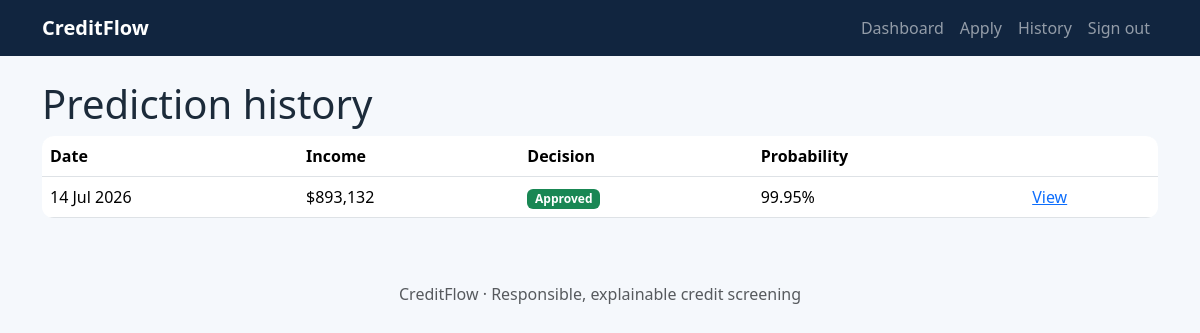
Screenshot of /history (signed in) with the database file from the repository.
### services/database.py (models this page shows)
class CreditApplication(db.Model):
    __tablename__ = "credit_applications"
    id = db.Column(db.Integer, primary_key=True)
    user_id = db.Column(db.Integer, db.ForeignKey("users.id"), nullable=False, index=True)
    submitted_at = db.Column(db.DateTime, default=datetime.utcnow, nullable=False)
    age = db.Column(db.Integer, nullable=False); gender = db.Column(db.String(30), nullable=False)
    annual_income = db.Column(db.Float, nullable=False); employment_type = db.Column(db.String(40), nullable=False)
    employment_duration = db.Column(db.Float, nullable=False); education = db.Column(db.String(40), nullable=False)
    marital_status = db.Column(db.String(40), nullable=False); existing_loan_amount = db.Column(db.Float, nullable=False)
    credit_inquiries = db.Column(db.Integer, nullable=False); credit_history = db.Column(db.Float, nullable=False)
    monthly_income = db.Column(db.Float, nullable=False); outstanding_debt = db.Column(db.Float, nullable=False)
    payment_history = db.Column(db.Float, nullable=False); housing_type = db.Column(db.String(40), nullable=False)
    occupation = db.Column(db.String(60), nullable=False)
    user = db.relationship("User", back_populates="applications")
    prediction = db.relationship("PredictionHistory", back_populates="application", uselist=False, cascade="all, delete-orphan")

class PredictionHistory(db.Model):
    __tablename__ = "prediction_history"
    id = db.Column(db.Integer, primary_key=True)
    application_id = db.Column(db.Integer, db.ForeignKey("credit_applications.id"), unique=True, nullable=False)
    decision = db.Column(db.String(20), nullable=False)
    probability = db.Column(db.Float, nullable=False)
    confidence = db.Column(db.Float, nullable=False)
    risk_level = db.Column(db.String(20), nullable=False)
    key_features = db.Column(db.Text, nullable=False)
    model_name = db.Column(db.String(100), nullable=False)
    created_at = db.Column(db.DateTime, default=datetime.utcnow, nullable=False)
    application = db.relationship("CreditApplication", back_populates="prediction")

### routes/application.py (the view)
@application_bp.route("/history")
@login_required
def history(): return render_template("history.html",apps=CreditApplication.query.filter_by(user_id=current_user.id).order_by(CreditApplication.submitted_at.desc()).all())

### app.py (called while the page is built)
def create_app(config_class=Config):
    app = Flask(__name__)
    app.config.from_object(config_class)
    app.config["SQLALCHEMY_DATABASE_URI"] = str(app.config["SQLALCHEMY_DATABASE_URI"])
    db.init_app(app)
    login_manager.init_app(app)
    from routes.auth import auth_bp
    from routes.main import main_bp
    from routes.application import application_bp
    from routes.admin import admin_bp
    app.register_blueprint(main_bp)
    app.register_blueprint(auth_bp)
    app.register_blueprint(application_bp)
    app.register_blueprint(admin_bp)
    @login_manager.user_loader
    def load_user(user_id):
        from services.database import User
        return db.session.get(User, int(user_id))
    with app.app_context():
        from services.database import seed_admin
        db.create_all()
        seed_admin()
    return app

### templates/history.html
{% extends 'base.html' %}{% block content %}<h1>Prediction history</h1>{% include 'table.html' %}{% endblock %}

### templates/table.html
<div class="table-responsive"><table class="table table-hover bg-white"><thead><tr><th>Date</th><th>Income</th><th>Decision</th><th>Probability</th><th></th></tr></thead><tbody>{% for a in apps %}<tr><td>{{a.submitted_at.strftime('%d %b %Y')}}</td><td>${{ '{:,.0f}'.format(a.annual_income) }}</td><td><span class="badge text-bg-{{'success' if a.prediction.decision=='Approved' else 'danger'}}">{{a.prediction.decision}}</span></td><td>{{a.prediction.probability}}%</td><td><a href="/result/{{a.id}}">View</a></td></tr>{% else %}<tr><td colspan="5" class="text-center text-muted py-4">No applications yet.</td></tr>{% endfor %}</tbody></table></div>

### static/css/style.css (style rules this page uses)
:root { --navy:#11253f;--blue:#1674d1;--paper:#f5f8fc }
body { background:var(--paper);color:#1c2b3a }
.table { border-radius:12px;overflow:hidden }
.table thead { background:#eaf1f8 }

### rows the page displays
CreditApplication: submitted_at "14 Jul 2026", annual_income "893,132", prediction.decision "Approved", prediction.probability "99.95"
